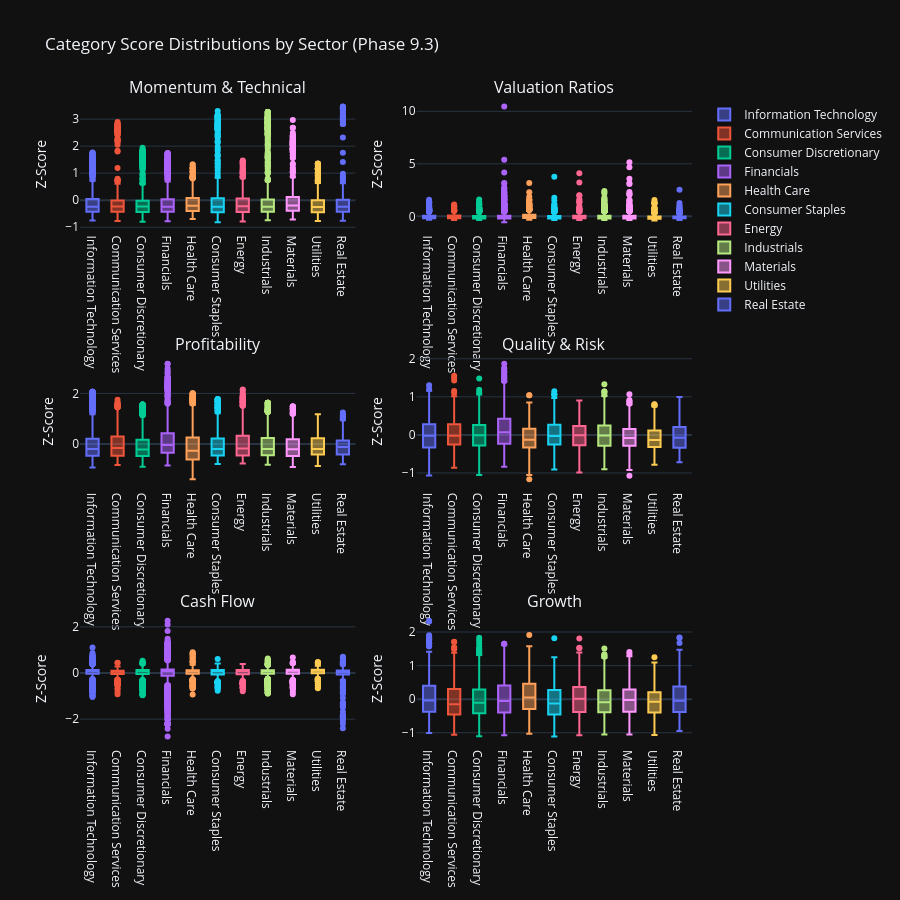

Notebook code cell kept with this figure:
### Code cell
# Visualization 4: Category Distribution Box Plots
print("\n📊 Category Distribution Box Plots:")

# Create box plots for each category showing distribution across sectors
if 'category_score_matrix' in locals() and not category_score_matrix.empty:
    # Add sector information to category scores
    category_scores_with_sector = category_score_matrix.copy()
    category_scores_with_sector['sector'] = all_stocks_scaled['sector'].values

    # Create subplot grid for all categories
    from plotly.subplots import make_subplots
    import math

    categories = [col for col in category_score_matrix.columns]
    n_categories = len(categories)
    n_cols = 2
    n_rows = math.ceil(n_categories / n_cols)

    fig_box = make_subplots(
            rows=n_rows,
            cols=n_cols,
            subplot_titles=categories,
            vertical_spacing=0.2,
            horizontal_spacing=0.1
            )

    for idx, category in enumerate(categories):
        row = idx // n_cols + 1
        col = idx % n_cols + 1

        # Create box plot data for this category
        for sector in category_scores_with_sector['sector'].unique():
            if pd.notna(sector):
                sector_data = category_scores_with_sector[
                    category_scores_with_sector['sector'] == sector
                    ][category].dropna()

                fig_box.add_trace(
                        go.Box(
                                y=sector_data,
                                name=sector,
                                showlegend=(idx == 0),  # Only show legend for first subplot
                                marker_color=px.colors.qualitative.Plotly[
                                    list(category_scores_with_sector['sector'].unique()).index(sector) % 10
                                    ]
                                ),
                        row=row,
                        col=col
                        )

    fig_box.update_layout(
            title_text="Category Score Distributions by Sector (Phase 9.3)",
            height=300 * n_rows,
            showlegend=True
            )

    fig_box.update_yaxes(title_text="Z-Score")

    fig_box.show()
    output_path = eda_output_dir / "phase93_category_distributions_boxplots.html"
    fig_box.write_html(output_path)

    print(f"\n✓ Category distribution box plots complete")
    print(f"  Categories visualized: {n_categories}")
    print(f"  Grid layout: {n_rows}×{n_cols}")
    print(f"  Output: {output_path}")

    # Identify categories with highest variance
    category_variances = category_score_matrix.var().sort_values(ascending=False)
    print(f"\n  📊 Categories with Highest Variance:")
    for category, variance in category_variances.head(5).items():
        print(f"    {category}: {variance:.2f}")
else:
    print("  ⚠️ No category score data available for box plots")

### Figure 1 — Plotly figure (JSON) as saved in the notebook; plotly's stock layout.template omitted (floating-point values rounded to 4 significant figures; data arrays with more than 128 entries replaced by an {"elided": "..."} marker saying what was removed)
{"data": [{"marker": {"color": "#636EFA"}, "name": "Information Technology", "showlegend": true, "y": {"elided": "846 float values"}, "type": "box", "xaxis": "x", "yaxis": "y"}, {"marker": {"color": "#EF553B"}, "name": "Communication Services", "showlegend": true, "y": {"elided": "346 float values"}, "type": "box", "xaxis": "x", "yaxis": "y"}, {"marker": {"color": "#00CC96"}, "name": "Consumer Discretionary", "showlegend": true, "y": {"elided": "812 float values"}, "type": "box", "xaxis": "x", "yaxis": "y"}, {"marker": {"color": "#AB63FA"}, "name": "Financials", "showlegend": true, "y": {"elided": "1129 float values"}, "type": "box", "xaxis": "x", "yaxis": "y"}, {"marker": {"color": "#FFA15A"}, "name": "Health Care", "showlegend": true, "y": {"elided": "677 float values"}, "type": "box", "xaxis": "x", "yaxis": "y"}, {"marker": {"color": "#19D3F3"}, "name": "Consumer Staples", "showlegend": true, "y": {"elided": "492 float values"}, "type": "box", "xaxis": "x", "yaxis": "y"}, {"marker": {"color": "#FF6692"}, "name": "Energy", "showlegend": true, "y": {"elided": "322 float values"}, "type": "box", "xaxis": "x", "yaxis": "y"}, {"marker": {"color": "#B6E880"}, "name": "Industrials", "showlegend": true, "y": {"elided": "1283 float values"}, "type": "box", "xaxis": "x", "yaxis": "y"}, {"marker": {"color": "#FF97FF"}, "name": "Materials", "showlegend": true, "y": {"elided": "641 float values"}, "type": "box", "xaxis": "x", "yaxis": "y"}, {"marker": {"color": "#FECB52"}, "name": "Utilities", "showlegend": true, "y": {"elided": "274 float values"}, "type": "box", "xaxis": "x", "yaxis": "y"}, {"marker": {"color": "#636EFA"}, "name": "Real Estate", "showlegend": true, "y": {"elided": "214 float values"}, "type": "box", "xaxis": "x", "yaxis": "y"}, {"marker": {"color": "#636EFA"}, "name": "Information Technology", "showlegend": false, "y": {"elided": "846 float values"}, "type": "box", "xaxis": "x2", "yaxis": "y2"}, {"marker": {"color": "#EF553B"}, "name": "Communication Services", "showlegend": false, "y": {"elided": "346 float values"}, "type": "box", "xaxis": "x2", "yaxis": "y2"}, {"marker": {"color": "#00CC96"}, "name": "Consumer Discretionary", "showlegend": false, "y": {"elided": "812 float values"}, "type": "box", "xaxis": "x2", "yaxis": "y2"}, {"marker": {"color": "#AB63FA"}, "name": "Financials", "showlegend": false, "y": {"elided": "1129 float values"}, "type": "box", "xaxis": "x2", "yaxis": "y2"}, {"marker": {"color": "#FFA15A"}, "name": "Health Care", "showlegend": false, "y": {"elided": "677 float values"}, "type": "box", "xaxis": "x2", "yaxis": "y2"}, {"marker": {"color": "#19D3F3"}, "name": "Consumer Staples", "showlegend": false, "y": {"elided": "492 float values"}, "type": "box", "xaxis": "x2", "yaxis": "y2"}, {"marker": {"color": "#FF6692"}, "name": "Energy", "showlegend": false, "y": {"elided": "322 float values"}, "type": "box", "xaxis": "x2", "yaxis": "y2"}, {"marker": {"color": "#B6E880"}, "name": "Industrials", "showlegend": false, "y": {"elided": "1283 float values"}, "type": "box", "xaxis": "x2", "yaxis": "y2"}, {"marker": {"color": "#FF97FF"}, "name": "Materials", "showlegend": false, "y": {"elided": "641 float values"}, "type": "box", "xaxis": "x2", "yaxis": "y2"}, {"marker": {"color": "#FECB52"}, "name": "Utilities", "showlegend": false, "y": {"elided": "274 float values"}, "type": "box", "xaxis": "x2", "yaxis": "y2"}, {"marker": {"color": "#636EFA"}, "name": "Real Estate", "showlegend": false, "y": {"elided": "214 float values"}, "type": "box", "xaxis": "x2", "yaxis": "y2"}, {"marker": {"color": "#636EFA"}, "name": "Information Technology", "showlegend": false, "y": {"elided": "846 float values"}, "type": "box", "xaxis": "x3", "yaxis": "y3"}, {"marker": {"color": "#EF553B"}, "name": "Communication Services", "showlegend": false, "y": {"elided": "346 float values"}, "type": "box", "xaxis": "x3", "yaxis": "y3"}, {"marker": {"color": "#00CC96"}, "name": "Consumer Discretionary", "showlegend": false, "y": {"elided": "812 float values"}, "type": "box", "xaxis": "x3", "yaxis": "y3"}, {"marker": {"color": "#AB63FA"}, "name": "Financials", "showlegend": false, "y": {"elided": "1129 float values"}, "type": "box", "xaxis": "x3", "yaxis": "y3"}, {"marker": {"color": "#FFA15A"}, "name": "Health Care", "showlegend": false, "y": {"elided": "677 float values"}, "type": "box", "xaxis": "x3", "yaxis": "y3"}, {"marker": {"color": "#19D3F3"}, "name": "Consumer Staples", "showlegend": false, "y": {"elided": "492 float values"}, "type": "box", "xaxis": "x3", "yaxis": "y3"}, {"marker": {"color": "#FF6692"}, "name": "Energy", "showlegend": false, "y": {"elided": "322 float values"}, "type": "box", "xaxis": "x3", "yaxis": "y3"}, {"marker": {"color": "#B6E880"}, "name": "Industrials", "showlegend": false, "y": {"elided": "1283 float values"}, "type": "box", "xaxis": "x3", "yaxis": "y3"}, {"marker": {"color": "#FF97FF"}, "name": "Materials", "showlegend": false, "y": {"elided": "641 float values"}, "type": "box", "xaxis": "x3", "yaxis": "y3"}, {"marker": {"color": "#FECB52"}, "name": "Utilities", "showlegend": false, "y": {"elided": "274 float values"}, "type": "box", "xaxis": "x3", "yaxis": "y3"}, {"marker": {"color": "#636EFA"}, "name": "Real Estate", "showlegend": false, "y": {"elided": "214 float values"}, "type": "box", "xaxis": "x3", "yaxis": "y3"}, {"marker": {"color": "#636EFA"}, "name": "Information Technology", "showlegend": false, "y": {"elided": "846 float values"}, "type": "box", "xaxis": "x4", "yaxis": "y4"}, {"marker": {"color": "#EF553B"}, "name": "Communication Services", "showlegend": false, "y": {"elided": "346 float values"}, "type": "box", "xaxis": "x4", "yaxis": "y4"}, {"marker": {"color": "#00CC96"}, "name": "Consumer Discretionary", "showlegend": false, "y": {"elided": "812 float values"}, "type": "box", "xaxis": "x4", "yaxis": "y4"}, {"marker": {"color": "#AB63FA"}, "name": "Financials", "showlegend": false, "y": {"elided": "1129 float values"}, "type": "box", "xaxis": "x4", "yaxis": "y4"}, {"marker": {"color": "#FFA15A"}, "name": "Health Care", "showlegend": false, "y": {"elided": "677 float values"}, "type": "box", "xaxis": "x4", "yaxis": "y4"}, {"marker": {"color": "#19D3F3"}, "name": "Consumer Staples", "showlegend": false, "y": {"elided": "492 float values"}, "type": "box", "xaxis": "x4", "yaxis": "y4"}, {"marker": {"color": "#FF6692"}, "name": "Energy", "showlegend": false, "y": {"elided": "322 float values"}, "type": "box", "xaxis": "x4", "yaxis": "y4"}, {"marker": {"color": "#B6E880"}, "name": "Industrials", "showlegend": false, "y": {"elided": "1283 float values"}, "type": "box", "xaxis": "x4", "yaxis": "y4"}, {"marker": {"color": "#FF97FF"}, "name": "Materials", "showlegend": false, "y": {"elided": "641 float values"}, "type": "box", "xaxis": "x4", "yaxis": "y4"}, {"marker": {"color": "#FECB52"}, "name": "Utilities", "showlegend": false, "y": {"elided": "274 float values"}, "type": "box", "xaxis": "x4", "yaxis": "y4"}, {"marker": {"color": "#636EFA"}, "name": "Real Estate", "showlegend": false, "y": {"elided": "214 float values"}, "type": "box", "xaxis": "x4", "yaxis": "y4"}, {"marker": {"color": "#636EFA"}, "name": "Information Technology", "showlegend": false, "y": {"elided": "846 float values"}, "type": "box", "xaxis": "x5", "yaxis": "y5"}, {"marker": {"color": "#EF553B"}, "name": "Communication Services", "showlegend": false, "y": {"elided": "346 float values"}, "type": "box", "xaxis": "x5", "yaxis": "y5"}, {"marker": {"color": "#00CC96"}, "name": "Consumer Discretionary", "showlegend": false, "y": {"elided": "812 float values"}, "type": "box", "xaxis": "x5", "yaxis": "y5"}, {"marker": {"color": "#AB63FA"}, "name": "Financials", "showlegend": false, "y": {"elided": "1129 float values"}, "type": "box", "xaxis": "x5", "yaxis": "y5"}, {"marker": {"color": "#FFA15A"}, "name": "Health Care", "showlegend": false, "y": {"elided": "677 float values"}, "type": "box", "xaxis": "x5", "yaxis": "y5"}, {"marker": {"color": "#19D3F3"}, "name": "Consumer Staples", "showlegend": false, "y": {"elided": "492 float values"}, "type": "box", "xaxis": "x5", "yaxis": "y5"}, {"marker": {"color": "#FF6692"}, "name": "Energy", "showlegend": false, "y": {"elided": "322 float values"}, "type": "box", "xaxis": "x5", "yaxis": "y5"}, {"marker": {"color": "#B6E880"}, "name": "Industrials", "showlegend": false, "y": {"elided": "1283 float values"}, "type": "box", "xaxis": "x5", "yaxis": "y5"}, {"marker": {"color": "#FF97FF"}, "name": "Materials", "showlegend": false, "y": {"elided": "641 float values"}, "type": "box", "xaxis": "x5", "yaxis": "y5"}, {"marker": {"color": "#FECB52"}, "name": "Utilities", "showlegend": false, "y": {"elided": "274 float values"}, "type": "box", "xaxis": "x5", "yaxis": "y5"}, {"marker": {"color": "#636EFA"}, "name": "Real Estate", "showlegend": false, "y": {"elided": "214 float values"}, "type": "box", "xaxis": "x5", "yaxis": "y5"}, {"marker": {"color": "#636EFA"}, "name": "Information Technology", "showlegend": false, "y": {"elided": "846 float values"}, "type": "box", "xaxis": "x6", "yaxis": "y6"}, {"marker": {"color": "#EF553B"}, "name": "Communication Services", "showlegend": false, "y": {"elided": "346 float values"}, "type": "box", "xaxis": "x6", "yaxis": "y6"}, {"marker": {"color": "#00CC96"}, "name": "Consumer Discretionary", "showlegend": false, "y": {"elided": "812 float values"}, "type": "box", "xaxis": "x6", "yaxis": "y6"}, {"marker": {"color": "#AB63FA"}, "name": "Financials", "showlegend": false, "y": {"elided": "1129 float values"}, "type": "box", "xaxis": "x6", "yaxis": "y6"}, {"marker": {"color": "#FFA15A"}, "name": "Health Care", "showlegend": false, "y": {"elided": "677 float values"}, "type": "box", "xaxis": "x6", "yaxis": "y6"}, {"marker": {"color": "#19D3F3"}, "name": "Consumer Staples", "showlegend": false, "y": {"elided": "492 float values"}, "type": "box", "xaxis": "x6", "yaxis": "y6"}, {"marker": {"color": "#FF6692"}, "name": "Energy", "showlegend": false, "y": {"elided": "322 float values"}, "type": "box", "xaxis": "x6", "yaxis": "y6"}, {"marker": {"color": "#B6E880"}, "name": "Industrials", "showlegend": false, "y": {"elided": "1283 float values"}, "type": "box", "xaxis": "x6", "yaxis": "y6"}, {"marker": {"color": "#FF97FF"}, "name": "Materials", "showlegend": false, "y": {"elided": "641 float values"}, "type": "box", "xaxis": "x6", "yaxis": "y6"}, {"marker": {"color": "#FECB52"}, "name": "Utilities", "showlegend": false, "y": {"elided": "274 float values"}, "type": "box", "xaxis": "x6", "yaxis": "y6"}, {"marker": {"color": "#636EFA"}, "name": "Real Estate", "showlegend": false, "y": {"elided": "214 float values"}, "type": "box", "xaxis": "x6", "yaxis": "y6"}], "layout": {"xaxis": {"anchor": "y", "domain": [0, 0.45]}, "yaxis": {"anchor": "x", "domain": [0.8, 1], "title": {"text": "Z-Score"}}, "xaxis2": {"anchor": "y2", "domain": [0.55, 1]}, "yaxis2": {"anchor": "x2", "domain": [0.8, 1], "title": {"text": "Z-Score"}}, "xaxis3": {"anchor": "y3", "domain": [0, 0.45]}, "yaxis3": {"anchor": "x3", "domain": [0.4, 0.6], "title": {"text": "Z-Score"}}, "xaxis4": {"anchor": "y4", "domain": [0.55, 1]}, "yaxis4": {"anchor": "x4", "domain": [0.4, 0.6], "title": {"text": "Z-Score"}}, "xaxis5": {"anchor": "y5", "domain": [0, 0.45]}, "yaxis5": {"anchor": "x5", "domain": [0, 0.2], "title": {"text": "Z-Score"}}, "xaxis6": {"anchor": "y6", "domain": [0.55, 1]}, "yaxis6": {"anchor": "x6", "domain": [0, 0.2], "title": {"text": "Z-Score"}}, "annotations": [{"font": {"size": 16}, "showarrow": false, "text": "Momentum & Technical", "x": 0.225, "xanchor": "center", "xref": "paper", "y": 1, "yanchor": "bottom", "yref": "paper"}, {"font": {"size": 16}, "showarrow": false, "text": "Valuation Ratios", "x": 0.775, "xanchor": "center", "xref": "paper", "y": 1, "yanchor": "bottom", "yref": "paper"}, {"font": {"size": 16}, "showarrow": false, "text": "Profitability", "x": 0.225, "xanchor": "center", "xref": "paper", "y": 0.6, "yanchor": "bottom", "yref": "paper"}, {"font": {"size": 16}, "showarrow": false, "text": "Quality & Risk", "x": 0.775, "xanchor": "center", "xref": "paper", "y": 0.6, "yanchor": "bottom", "yref": "paper"}, {"font": {"size": 16}, "showarrow": false, "text": "Cash Flow", "x": 0.225, "xanchor": "center", "xref": "paper", "y": 0.2, "yanchor": "bottom", "yref": "paper"}, {"font": {"size": 16}, "showarrow": false, "text": "Growth", "x": 0.775, "xanchor": "center", "xref": "paper", "y": 0.2, "yanchor": "bottom", "yref": "paper"}], "title": {"text": "Category Score Distributions by Sector (Phase 9.3)"}, "height": 900, "showlegend": true}}
